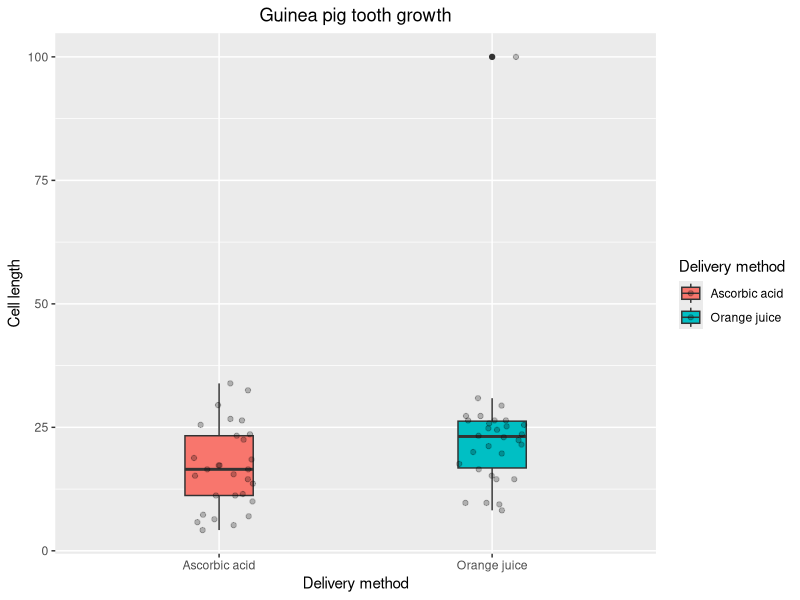
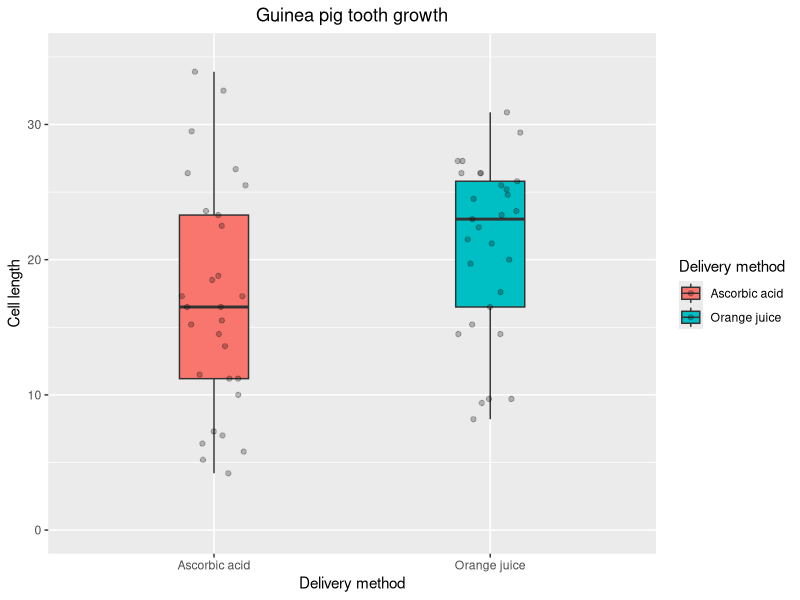
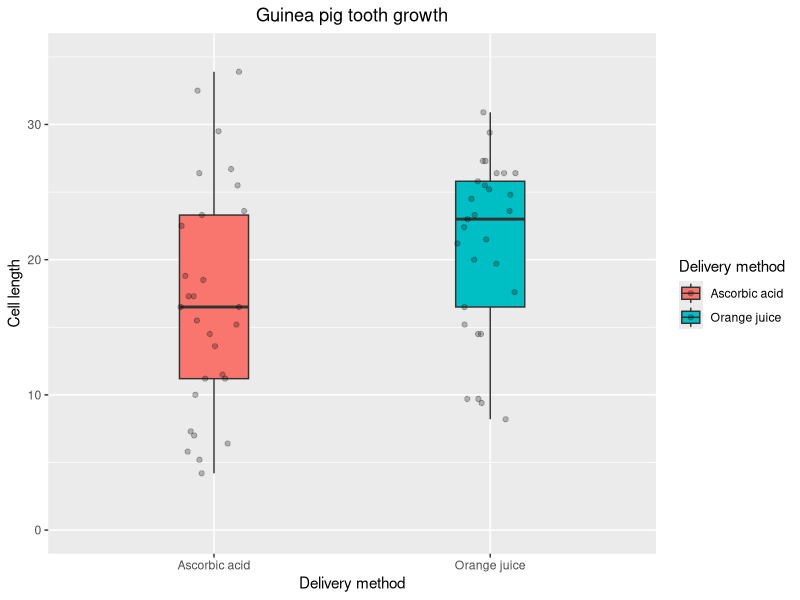

Here is the R script that generated these plots, in order:
# 1. Load the required libraries
library(tidyverse) # includes dplyr, readr and ggplot2

# 2. Load the dataset. First 2 rows are just comments.
guinea_pig_tooth_growth <- read_csv(
  file = "tooth_growth_guinea_pigs.csv",
  skip = 2
)

# -> R tells us through the console that the 2 columns imported as type <chr>.
# We want them to be <float> and <factor>, so let"s cast them.

# 3. Clean the data
guinea_pig_tooth_growth_format <- data.frame(
  cell_length = as.numeric(guinea_pig_tooth_growth$cell_length),
  delivery_method = factor(guinea_pig_tooth_growth$delivery_method))

# -> We see a warning about NAs introduced by coercion. Examining the data we
# noticed the "N/A" string was converted to "NA" "numeric" value. We should 
# have handled this explicitly but we leave it like this because the conversion 
# guess was correct.

summary(guinea_pig_tooth_growth_format, n = 3)
 
# We noticed different factors are assigned because caps misuse. Let"s correct 
# it casting all delivery_method values to lowercase.

guinea_pig_tooth_growth_format = data.frame(
  cell_length = as.numeric(guinea_pig_tooth_growth$cell_length),
  delivery_method = factor(tolower(guinea_pig_tooth_growth$delivery_method)))

summary(guinea_pig_tooth_growth_format, n = 3)

# 4. Plot the data in a boxplot with the data points, colour and format axis.
guinea_pig_tooth_growth_format |>
  ggplot(aes(x = delivery_method, y = cell_length, fill = delivery_method)) +
  geom_boxplot(width = 0.25) +
  geom_jitter(height = 0, width = 0.125, alpha = 0.25) +
  scale_fill_discrete(
    "Delivery method", labels = c("Ascorbic acid",  "Orange juice")) +
  scale_x_discrete(labels = c("Ascorbic acid",  "Orange juice")) +
  labs (x = "Delivery method", y = "Cell length") +
  ggtitle("Guinea pig tooth growth") +
  theme(plot.title = element_text(hjust = 0.5))

# We can observe two warnings about values outside of the scale range. This are 
# "outliers" (probably a typo) "messing" the graph and  making it hard to 
# visualize the bars, so let"s ignore them for the plot.

guinea_pig_tooth_growth_format |>
  ggplot(aes(x = delivery_method, y = cell_length, fill = delivery_method)) +
  scale_y_continuous(limits=c(0,35)) +
  geom_boxplot(width = 0.25) +
  geom_jitter(height = 0, width = 0.125, alpha = 0.25) +
  scale_fill_discrete(
    "Delivery method", labels = c("Ascorbic acid",  "Orange juice")) +
  scale_x_discrete(labels = c("Ascorbic acid",  "Orange juice")) +
  labs (x = "Delivery method", y = "Cell length") +
  ggtitle("Guinea pig tooth growth") +
  theme(plot.title = element_text(hjust = 0.5))


# 5. Save the image

ggsave(filename = "guinea_pig_tooth_growth.png",
       width = 120,
       height = 120,
       units = "mm")

# 8. Make a summary table with Mean, SD, SE and n.
guinea_pig_tooth_growth_summary  <- guinea_pig_tooth_growth_format |>
  filter(cell_length < 90) |>
  group_by(delivery_method) |>
  summarise(
    n = n(),
    mean_cell_length = mean(cell_length),
    sd_cell_length = sd(cell_length),
    se_cell_length = sd_cell_length / sqrt(n),
    .groups = "drop")

# 9. A t-test could be appropiate to compare the mean of two groups of 
# t-test is based on the assumption of homocedasticity and normality, let"s 
# check those.

# Homocedasticity with F-distribution
var.test(cell_length ~ delivery_method, data = guinea_pig_tooth_growth_format)

# -> F-test show that the variance is not equal in the two groups. 

# Shaphiro test for normality
guinea_pig_tooth_growth_format |>
  filter(cell_length < 90) |>
  group_by(delivery_method) |>
  summarise(shaphiro_test= shapiro.test(cell_length)$p.value)

# -> "orange_juice" group values (even excluding the "outlier") seem to not be 
# normally distributed

# They are not homocedastic and one group is not normal. We could use a 
# Mann-Whitney U test but because we have n = 30, by the Central Limit Theorem, 
# t-test is quite resistant when the two groups have the same size. Furthermore,
# a t-test variant (Welch approximation) would be even more appropiate, it can 
# be applied with "t.test(... var.equal = FALSE)".


t.test(
  formula = cell_length ~ delivery_method,
  data = guinea_pig_tooth_growth_format,
  var.equal = FALSE
)

  # p-value of Welch aproximation is ~0.04 so let"s check Mann-Whitney U test

wilcox.test(
  cell_length ~ delivery_method,
  data = guinea_pig_tooth_growth_format,
  exact = FALSE)

# p-value is ~0.027 so we can say, with a confidence level of 95%, that both 
# groups does not have the same mean. So cell_length of guinea pigs treated with
# vitamin C through ascorbic_acid is different from the ones treated with it 
# through orange_juice.

